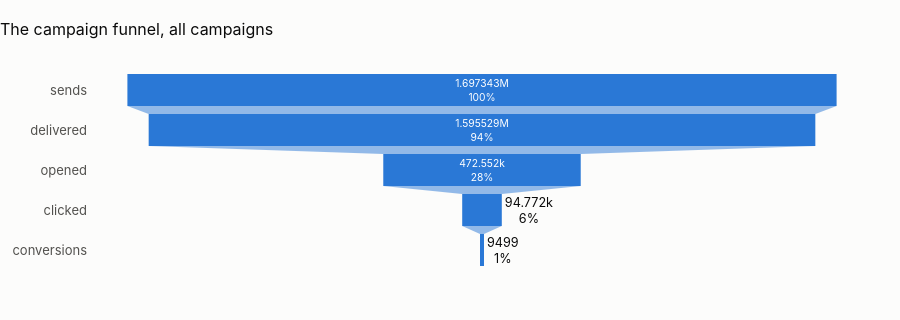

The notebook cell saved with this chart:
### Markdown cell above
## 2 · Campaign economics: funnel, conversion and return

### Code cell
cd = star.q("select * from {fct_campaign_day} order by campaign_id, send_date")
camp = (
    cd.groupby(
        ["campaign_id", "campaign_type", "campaign_objective", "promoted_product"], dropna=False
    )
    .agg(
        days=("send_date", "nunique"),
        sends=("sends", "sum"),
        delivered=("delivered", "sum"),
        opened=("opened", "sum"),
        clicked=("clicked", "sum"),
        conversions=("conversions", "sum"),
        value=("conversion_value", "sum"),
        cost=("send_cost", "sum"),
    )
    .reset_index()
)
lo, hi = proportion_confint(camp.conversions, camp.sends, method="wilson")
camp["conversion %"] = 100 * camp.conversions / camp.sends
camp["conv_lo %"], camp["conv_hi %"] = 100 * lo, 100 * hi
camp["ROI"] = (camp.value - camp.cost) / camp.cost
rng = np.random.default_rng(7)
roi_ci = {}
for cid, d in cd.groupby("campaign_id"):
    v, c = d.conversion_value.to_numpy(), d.send_cost.to_numpy()
    bs = []
    for _ in range(300):
        i = rng.integers(0, len(d), len(d))
        bs.append((v[i].sum() - c[i].sum()) / c[i].sum() if c[i].sum() else np.nan)
    roi_ci[cid] = np.nanquantile(bs, [0.025, 0.975])
camp["ROI_lo"] = camp.campaign_id.map(lambda c: roi_ci[c][0])
camp["ROI_hi"] = camp.campaign_id.map(lambda c: roi_ci[c][1])
funnel = camp[["sends", "delivered", "opened", "clicked", "conversions"]].sum()
fig = go.Figure(go.Funnel(y=funnel.index, x=funnel.values, textinfo="value+percent initial"))
fig.update_layout(title="The campaign funnel, all campaigns", height=320)
fig.show()
camp.to_csv(OUT / "granularity_campaigns.csv", index=False)
show(
    camp.sort_values("ROI", ascending=False)[
        [
            "campaign_id",
            "campaign_type",
            "promoted_product",
            "sends",
            "conversion %",
            "conv_lo %",
            "conv_hi %",
            "ROI",
            "ROI_lo",
            "ROI_hi",
        ]
    ].round(3),
    paging=True,
)
chi2, p_het, dof, _ = stats.chi2_contingency(
    np.column_stack([camp.conversions, camp.sends - camp.conversions])
)
pos = camp[camp.ROI_lo > 0]
neg = camp[camp.ROI_hi < 0]
targets.append(
    {
        "grain": "campaign × day",
        "target": "campaigns differ in conversion",
        "kind": "test",
        "metric": "chi2",
        "value": chi2,
        "p_value": p_het,
        "verdict": "campaigns differ" if p_het < 0.01 else "all campaigns convert alike",
    }
)
display(
    Markdown(
        f"**{len(camp)} campaigns, {int(funnel.sends):,} sends, {int(funnel.conversions):,} conversions "
        f"({100 * funnel.conversions / funnel.sends:.2f} %).** "
        + (
            f"Conversion rates differ between campaigns beyond chance (χ² = {chi2:,.0f}, {dof} df, p = {p_het:.2g}). "
            if p_het < 0.01
            else f"Conversion rates do not differ between campaigns beyond binomial noise (χ² = {chi2:,.0f}, {dof} df, "
            f"p = {p_het:.2g}): every campaign converts at the same underlying rate, whatever its type, channel or "
            "product, so ranking campaigns by observed conversion would rank noise. "
        )
        + f"{len(pos)} campaigns pay back with a bootstrap interval above zero and {len(neg)} lose money with an "
        f"interval below zero ({len(camp) - len(pos) - len(neg)} undetermined). The losing campaigns cost "
        f"{-(neg.value - neg.cost).sum():,.0f} USD net over the period."
    )
)

### Figure 1 — Plotly figure (JSON) as saved in the notebook; plotly's stock layout.template omitted (floating-point values rounded to 4 significant figures)
{"data": [{"textinfo": "value+percent initial", "type": "funnel", "x": [1697343, 1595529, 472552, 94772, 9499], "y": ["sends", "delivered", "opened", "clicked", "conversions"]}], "layout": {"height": 320, "title": {"text": "The campaign funnel, all campaigns"}}}
